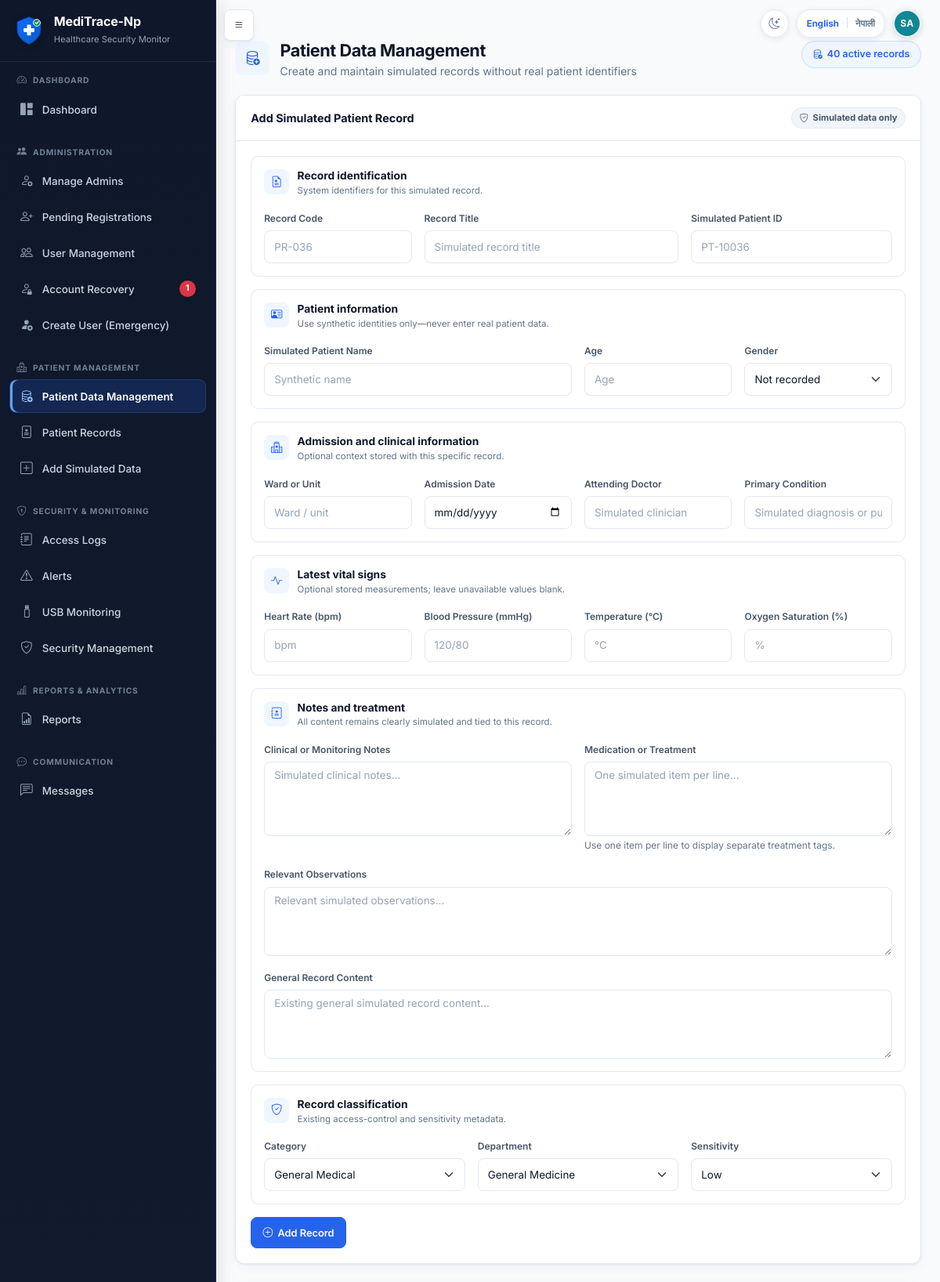
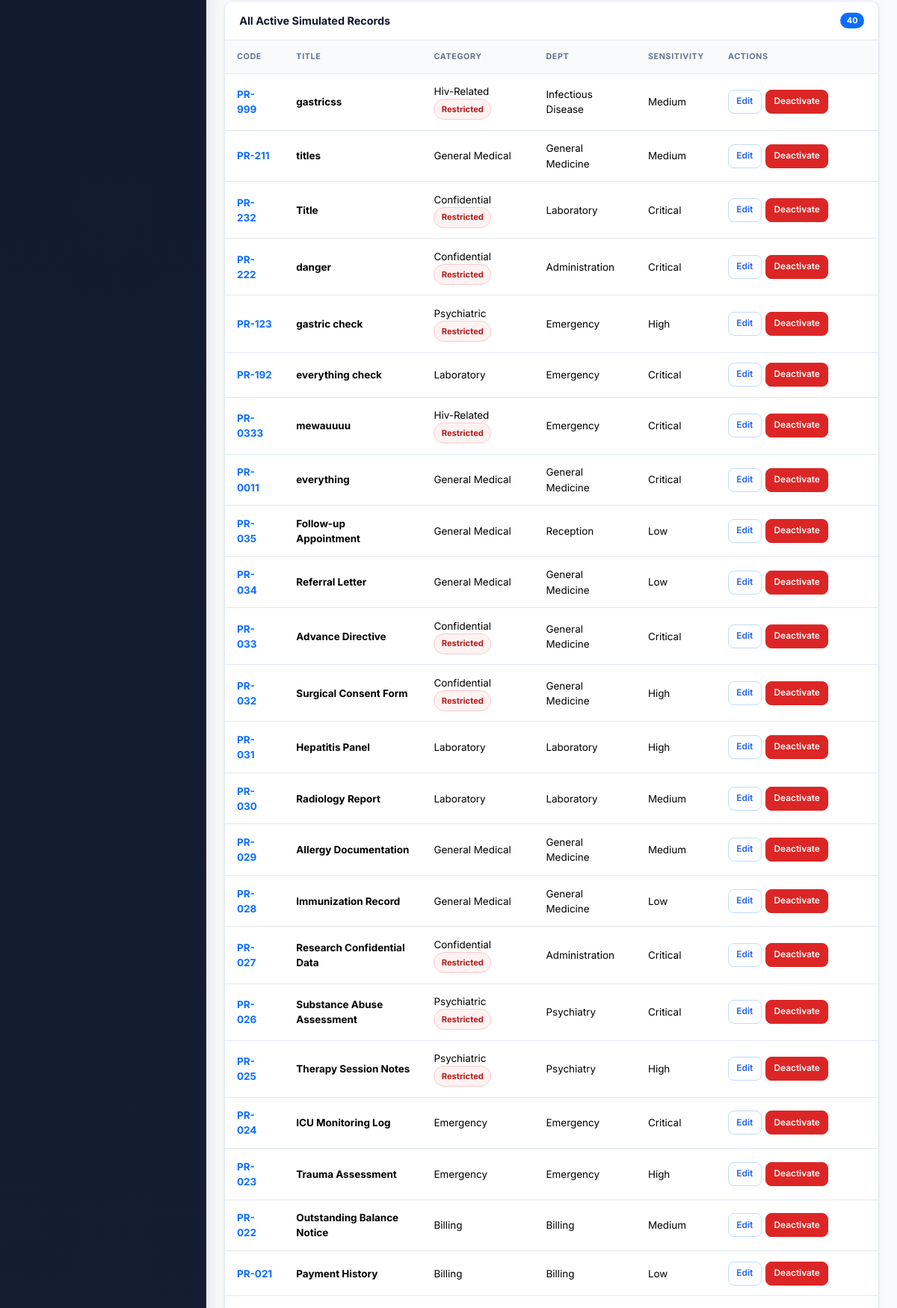
/admin/patient-data (signed in, upper part), run on the app's committed database (2 pictures, top to bottom).
### tables this page shows
CREATE TABLE patient_records (
            id INTEGER PRIMARY KEY AUTOINCREMENT,
            patient_code TEXT NOT NULL UNIQUE,
            record_title TEXT NOT NULL,
            record_category TEXT NOT NULL,
            department TEXT NOT NULL,
            sensitivity_level TEXT NOT NULL,
            content TEXT NOT NULL,
            created_at TEXT NOT NULL
        , is_active INTEGER NOT NULL DEFAULT 1, patient_identifier TEXT, patient_name TEXT, patient_age INTEGER, patient_gender TEXT, ward TEXT, admission_date TEXT, attending_doctor TEXT, primary_condition TEXT, clinical_notes TEXT, medication_or_treatment TEXT, relevant_observations TEXT, heart_rate INTEGER, blood_pressure TEXT, temperature REAL, oxygen_saturation REAL);

### app.py (the view, shortened to what this page needs)
@app.route('/admin/patient-data', methods=['GET', 'POST'])
@login_required
@admin_panel_required
def patient_data_management():
    return render_patient_data_management_form()

### account_recovery.py (called while the page is built, shortened)
def _actor_dict(actor):
    return getattr(actor, '_raw', actor) or {}

def _visibility(actor, alias='r'):
    actor = _actor_dict(actor)
    if actor.get('role') == 'Super Admin':
        return '1=1', []

def get_recovery_request_count(actor, open_only=True):
    where, params = _visibility(actor)
    status_sql = " AND r.status IN ('pending', 'in_review', 'identity_verified')" if open_only else ''
    conn = get_db()
    count = conn.execute(
        f'SELECT COUNT(*) AS count FROM account_recovery_requests r WHERE {where}{status_sql}',
        params,
    ).fetchone()['count']
    conn.close()
    return count

### app.py (called while the page is built, shortened)
@app.before_request
def enforce_credential_session_state():
    if not current_user.is_authenticated:
        return None
    stored_version = int(session.get('credential_version', 0) or 0)
    allowed = {'change_temporary_password', 'change_language', 'logout', 'static'}
    if current_user.must_change_password and request.endpoint not in allowed:
        flash('You must replace your temporary password before continuing.', 'warning')
        return redirect(url_for('change_temporary_password'))
    return None

def render_patient_data_management_form(
        submitted_record=None, submitted_action=None, status=200):
    records = get_all_patient_records()
    for record in records:
        record['is_restricted'] = is_restricted_record(record)
    rendered = render_template(
        'patient_data_management.html',
        records=records,
        categories=Config.RECORD_CATEGORIES,
        departments=Config.DEPARTMENTS,
        sensitivities=Config.SENSITIVITY_LEVELS,
        submitted_record=submitted_record,
        submitted_action=submitted_action,
    )
    return (rendered, status) if status != 200 else rendered

### auth.py (called while the page is built)
def load_user(user_id):
    user_dict = get_user_by_id(int(user_id))
    if user_dict is None:
        return None
    if (
        user_dict['approval_status'] != 'approved'
        or not user_dict['is_active']
        or user_dict.get('is_deleted', 0)
    ):
        return None
    return User(user_dict)

def admin_panel_required(f):
    @wraps(f)
    def decorated(*args, **kwargs):
        if not current_user.is_authenticated:
            return redirect(url_for('login'))
        if not current_user.is_admin_panel:
            abort(403)
        return f(*args, **kwargs)
    return decorated

    @property
    def is_super_admin(self):
        return self.role == 'Super Admin'

### templates/patient_data_management.html (shortened to what this page needs)
{% extends "base.html" %}
{% from "macros.html" import page_header, sensitivity_pill %}
{% from "record_form_macros.html" import patient_record_fields %}
{% block extra_head %}
<link href="{{ url_for('static', filename='css/record-forms.css') }}" rel="stylesheet">
{% endblock %}
{% block content %}
<div class="app-page">
{{ page_header('Patient Data Management', 'Create and maintain simulated records without real patient identifiers', 'bi-database-add', records|length ~ ' active records', 'bi-database-check') }}
<div class="card mb-4">
  <div class="card-header"><span>Add Simulated Patient Record</span><span class="status-pill status-neutral"><i class="bi bi-shield-check"></i>Simulated data only</span></div>
  <div class="card-body">
    <form method="POST">
      {{ patient_record_fields(categories, departments, sensitivities, submitted_record if submitted_action == 'create' else none) }}
      <div class="app-actions mt-3"><button class="btn btn-primary"><i class="bi bi-plus-circle"></i>Add Record</button></div>
    </form>
  </div>
</div>
<div class="card">
  <div class="card-header"><span>All Active Simulated Records</span><span class="badge bg-primary">{{ records|length }}</span></div>
  <div class="table-responsive">
    <table class="table table-sm mb-0">
      <thead><tr><th>Code</th><th>Title</th><th>Category</th><th>Dept</th><th>Sensitivity</th><th>Actions</th></tr></thead>
      <tbody>
        {% for r in records %}
        <tr>
          <td><strong class="text-primary">{{ r.patient_code }}</strong></td>
          <td><strong>{{ r.record_title }}</strong></td>
          <td>{{ tr_display(r.record_category) }}{% if r.is_restricted %} <span class="status-pill status-critical">Restricted</span>{% endif %}</td>
          <td>{{ tr_display(r.department) }}</td>
          <td>{{ sensitivity_pill(r.sensitivity_level) }}</td>
          <td><div class="table-actions">
            <button class="btn btn-sm btn-outline-primary" data-bs-toggle="collapse" data-bs-target="#editRecord{{ r.id }}">Edit</button>
            <form method="POST" class="d-inline" data-confirm="Deactivate this record?">
              <button class="btn btn-sm btn-danger">Deactivate</button>
            </form>
          </div></td>
        </tr>
        {% else %}
        <tr><td colspan="6" class="text-center text-muted">No records available.</td></tr>
        {% endfor %}
      </tbody>
    </table>
  </div>
</div>
</div>
{% endblock %}

### templates/macros.html (shortened to what this page needs)
{% macro page_header(title, subtitle, icon, badge=None, badge_icon='bi-shield-check') %}
<header class="app-page-header">
    <div class="app-page-header-left">
        <div class="app-page-icon" aria-hidden="true"><i class="bi {{ icon }}"></i></div>
        <div>
            <h1 class="app-page-title">{{ _(title) }}</h1>
            {% if subtitle %}<p class="app-page-subtitle">{{ _(subtitle) }}</p>{% endif %}
        </div>
    </div>
    {% if badge %}
    <span class="app-page-badge"><i class="bi {{ badge_icon }}"></i>{{ _(badge) }}</span>
    {% endif %}
</header>
{% endmacro %}
{% macro user_initials(user) -%}
{% set full_name = user.full_name|default('', true)|trim %}
{% set display_name = user.display_name|default('', true)|trim %}
{% set username = user.username|default('', true)|trim %}
{% set initials_source = full_name or display_name or username %}
{% set name_parts = initials_source.split() %}
{% if name_parts|length > 1 %}{{ (name_parts[0][0] ~ name_parts[-1][0])|upper }}
{% elif name_parts|length == 1 %}{{ name_parts[0][0]|upper }}
{% else %}?{% endif %}
{%- endmacro %}
{% macro sensitivity_pill(level) %}
{% set key = sensitivity_key(level) %}
{% if key == 'critical' %}
<span class="pr-sensitivity pr-sensitivity-critical">{{ tr_display(sensitivity_label(level)) }}</span>
{% elif key == 'high' %}
<span class="pr-sensitivity pr-sensitivity-high">{{ tr_display(sensitivity_label(level)) }}</span>
{% elif key == 'medium' %}
<span class="pr-sensitivity pr-sensitivity-medium">{{ tr_display(sensitivity_label(level)) }}</span>
{% elif key == 'low' %}
<span class="pr-sensitivity pr-sensitivity-low">{{ tr_display(sensitivity_label(level)) }}</span>
{% else %}
<span class="pr-sensitivity pr-sensitivity-neutral"><span class="pr-dot" aria-hidden="true"></span>{{ tr_display(sensitivity_label(level)) }}</span>
{% endif %}
{% endmacro %}

### data on the page
patient_records: patient_code "PR-999", record_title "gastricss", record_category "Hiv-Related", shows "Restricted", department "Infectious Disease", sensitivity_level "Medium"
patient_records: patient_code "PR-211", record_title "titles", record_category "General Medical", department "General Medicine", sensitivity_level "Medium"
patient_records: patient_code "PR-232", record_title "Title", record_category "Confidential", shows "Restricted", department "Laboratory", sensitivity_level "Critical"
patient_records: patient_code "PR-222", record_title "danger", record_category "Confidential", shows "Restricted", department "Administration", sensitivity_level "Critical"
patient_records: patient_code "PR-123", record_title "gastric check", record_category "Psychiatric", shows "Restricted", department "Emergency", sensitivity_level "High"
patient_records: patient_code "PR-192", record_title "everything check", record_category "Laboratory", department "Emergency", sensitivity_level "Critical"
patient_records: patient_code "PR-0333", record_title "mewauuuu", record_category "Hiv-Related", shows "Restricted", department "Emergency", sensitivity_level "Critical"
patient_records: patient_code "PR-0011", record_title "everything", record_category "General Medical", department "General Medicine", sensitivity_level "Critical"
patient_records: patient_code "PR-035", record_title "Follow-up Appointment", record_category "General Medical", department "Reception", sensitivity_level "Low"
patient_records: patient_code "PR-034", record_title "Referral Letter", record_category "General Medical", department "General Medicine", sensitivity_level "Low"
patient_records: patient_code "PR-033", record_title "Advance Directive", record_category "Confidential", shows "Restricted", department "General Medicine", sensitivity_level "Critical"
patient_records: patient_code "PR-032", record_title "Surgical Consent Form", record_category "Confidential", shows "Restricted", department "General Medicine", sensitivity_level "High"
patient_records: patient_code "PR-031", record_title "Hepatitis Panel", record_category "Laboratory", department "Laboratory", sensitivity_level "High"
patient_records: patient_code "PR-030", record_title "Radiology Report", record_category "Laboratory", department "Laboratory", sensitivity_level "Medium"
patient_records: patient_code "PR-029", record_title "Allergy Documentation", record_category "General Medical", department "General Medicine", sensitivity_level "Medium"
patient_records: patient_code "PR-028", record_title "Immunization Record", record_category "General Medical", department "General Medicine", sensitivity_level "Low"
patient_records: patient_code "PR-027", record_title "Research Confidential Data", record_category "Confidential", shows "Restricted", department "Administration", sensitivity_level "Critical"
patient_records: patient_code "PR-026", record_title "Substance Abuse Assessment", record_category "Psychiatric", shows "Restricted", department "Psychiatry", sensitivity_level "Critical"
patient_records: patient_code "PR-025", record_title "Therapy Session Notes", record_category "Psychiatric", shows "Restricted", department "Psychiatry", sensitivity_level "High"

### other printed values
{{ (name_parts[0][0] ~ name_parts[-1][0])|upper }} "SA"
{{ APP_NAME|default('MediTrace-Np') }} "MediTrace-Np"
{{ open_recovery_request_count }} "1"
{{ records|length }} "40"
form field record_category "General Medical"
form field department "General Medicine"
form field sensitivity_level "Low"
